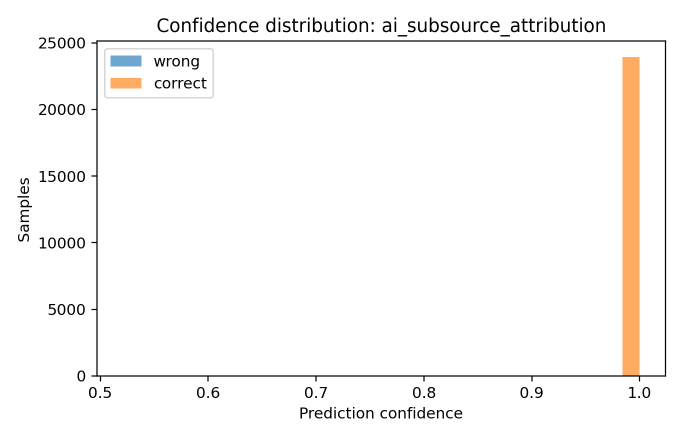
#> input picture report/figures/confidence_histogram_ai_subsource_attribution.png, 1364 x 880 px (shown at 1/2 size)
$ python -i build_report_assets.py   (imports and definitions only)
#> lines starting #> are read from the running program, lines starting #| are printed output that depends on the picture
from __future__ import annotations

import argparse
import json
import math
import os
import re
from pathlib import Path
from typing import Iterable, List

import matplotlib

# [1 line not run here, left out]
import matplotlib.pyplot as plt
import numpy as np
import pandas as pd
from PIL import Image


IMAGE_SUFFIXES = {".jpg", ".jpeg", ".png", ".bmp", ".webp", ".tif", ".tiff"}
TASKS = ["binary_ai_vs_nature", "ai_subsource_attribution"]
TASK_LABELS = {
    "binary_ai_vs_nature": "AI vs Nature",
    "ai_subsource_attribution": "Source Attribution",
}
STYLE = {
    "ink": "#1c2a3b",
    "muted": "#827f67",
    "teal": "#546f68",
    "green": "#66a38a",
    "orange": "#c9823a",
    "rose": "#a97b74",
    "plum": "#7f3a58",
    "blue": "#4f77b6",
    "grid": "#d9ddd8",
    "paper": "#fbfbf8",
}
SERIES_COLORS = [STYLE["blue"], STYLE["green"], STYLE["orange"], STYLE["plum"], STYLE["teal"], STYLE["rose"]]


# [30 lines left out: functions apply_ppt_style, polish_axes, not called in this run]


def task_label(task: str) -> str:
    return TASK_LABELS.get(task, task.replace("_", " "))


RUN_LABELS = {
    "outputs_4gen_5pct": "Gray 5%",
    "outputs_4gen_10pct_best": "Tuned 10%",
    "outputs_4gen_full_best": "Gray full",
    "outputs_v2_5pct_color_freq_flat": "Color 5%",
    "outputs_v2_5pct_multiscale_freq_flat": "Multi-scale 5%",
    "outputs_v2_5pct_block_dct_flat": "Block DCT 5%",
    "outputs_v2_5pct_residual_freq_flat": "Residual 5%",
    "outputs_v2_5pct_fusion_freq_flat": "Fusion 5%",
    "outputs_v2_full_best": "Fusion full",
    "outputs_4gen_20pct_stable_freq": "Stable 20%",
    "outputs_4gen_20pct_fusion_mild_aug": "Mild aug 20%",
    "outputs_4gen_20pct_fusion_robust_aug": "Robust aug 20%",
    "outputs_4gen_full_best_robust_20pct": "Gray full",
    "outputs_v2_full_best_robust_20pct": "Fusion full",
    "outputs_4gen_20pct_stable_freq_robust_20pct": "Stable 20%",
    "outputs_4gen_20pct_fusion_mild_aug_robust_20pct": "Mild aug 20%",
    "outputs_4gen_20pct_fusion_robust_aug_robust_20pct": "Robust aug 20%",
}


def run_label(run: str) -> str:
    return RUN_LABELS.get(run, run.replace("outputs_", "").replace("_", " "))


# [60 lines left out: functions wrap_label, save_plot, parse_args, iter_images, not called in this run]


def count_images(folder: Path) -> int:
    return sum(1 for _ in iter_images(folder))


# [25 lines left out: functions first_image, count_dataset, discover_outputs, not called in this run]


def read_json(path: Path) -> dict:
    return json.loads(path.read_text(encoding="utf-8"))


# [105 lines left out: functions collect_experiment_tables, seed_info_from_run, collect_seed_stability, feature_set_from_run, collect_feature_ablation, tuning_config_from_run, not called in this run]


def is_tuning_run(run_name: str) -> bool:
    return tuning_config_from_run(run_name) is not None


# [290 lines left out: functions collect_lgbm_tuning, search_metadata_from_run, collect_final_selection, save_scaleup_plot, save_enhanced_search_plot, save_model_comparison_plot and 4 more, not called in this run]


def read_confusion(path: Path) -> pd.DataFrame:
    # train.py writes numeric column headers by default; keep them as labels.
    return pd.read_csv(path)


# [72 lines left out: functions save_confusion_plot, save_feature_importance_plot, save_robustness_plot, not called in this run]


def has_robustness_results(output_dir: Path) -> bool:
    return any((output_dir / task / "robustness_results.csv").exists() for task in TASKS)


# [305 lines left out: functions robustness_fraction, select_robustness_output, collect_robustness_comparison, save_robustness_comparison, save_robustness_tradeoff, collect_logo_generalization and 2 more, not called in this run]


def fft_power(path: Path, size: int = 256) -> np.ndarray:
#> called with size = 256
    image = Image.open(path).convert("L").resize((size, size), Image.Resampling.BICUBIC)
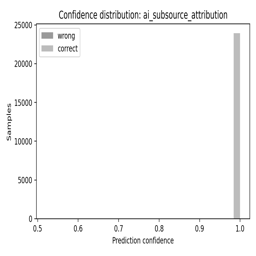
#> image: PIL image 256x256 L; min 46, max 255, mean 247.9
    arr = np.asarray(image, dtype=np.float32)
    arr = arr - arr.mean()
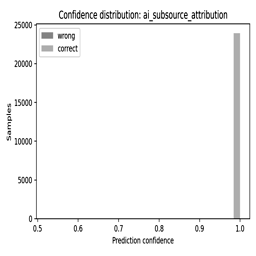
#> arr: shape (256, 256) float32; min -201.9, max 7.05, mean 4.77e-07; drawn with min black and max white
    arr = arr * np.outer(np.hanning(arr.shape[0]), np.hanning(arr.shape[1]))
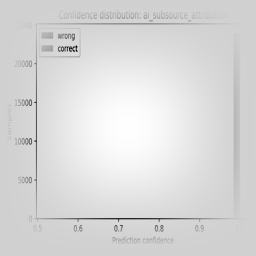
#> arr: shape (256, 256) float64; min -31.77, max 7.05, mean 1.39; drawn with min black and max white
    spectrum = np.fft.fftshift(np.fft.fft2(arr))
    return np.log1p(np.abs(spectrum) ** 2)
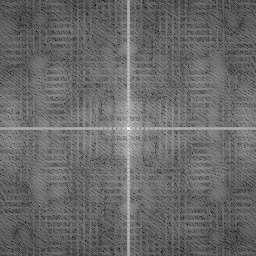
#> returned value: shape (256, 256) float64; min 0.355, max 22.84, mean 9.7; drawn with min black and max white


# [109 lines left out: functions save_spectrum_examples, write_manifest, main, not called in this run]


# [2 lines not run here, left out]

>>> result = fft_power('../report/figures/confidence_histogram_ai_subsource_attribution.png')
